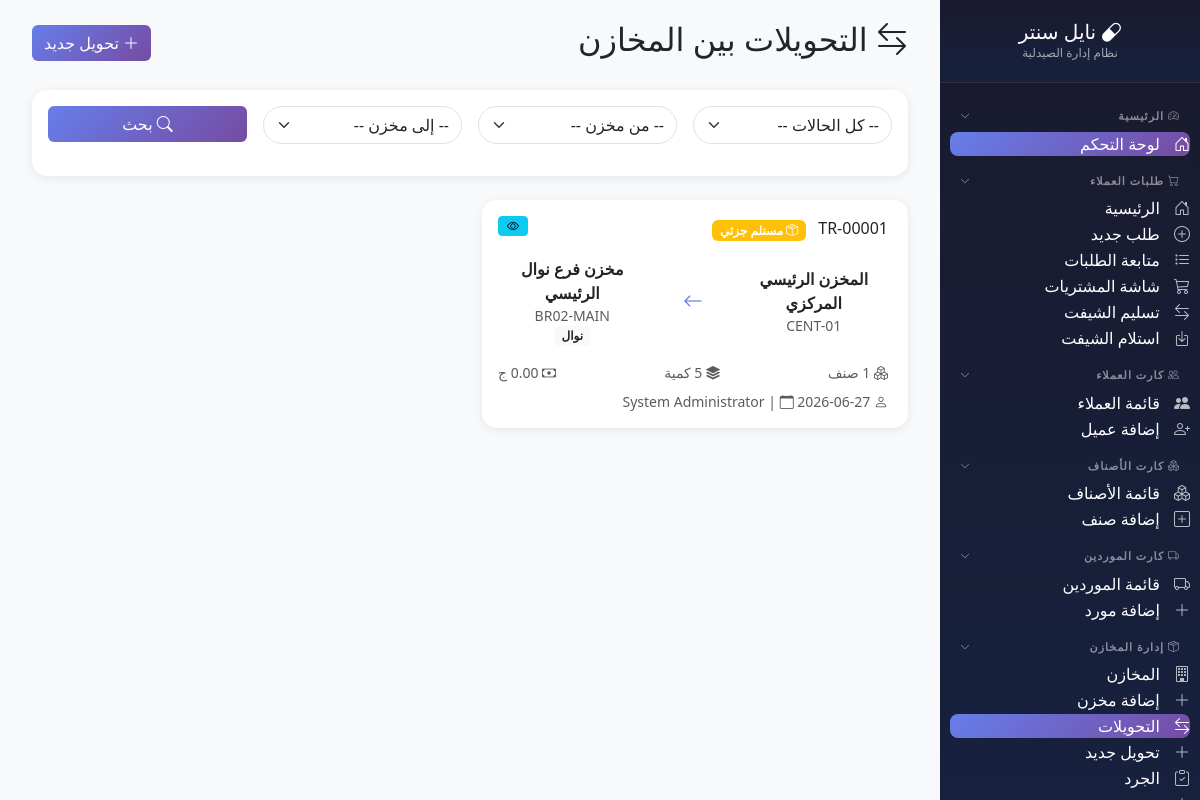
The app's page /modules/inventory/transfers/index.php (signed in), older data.
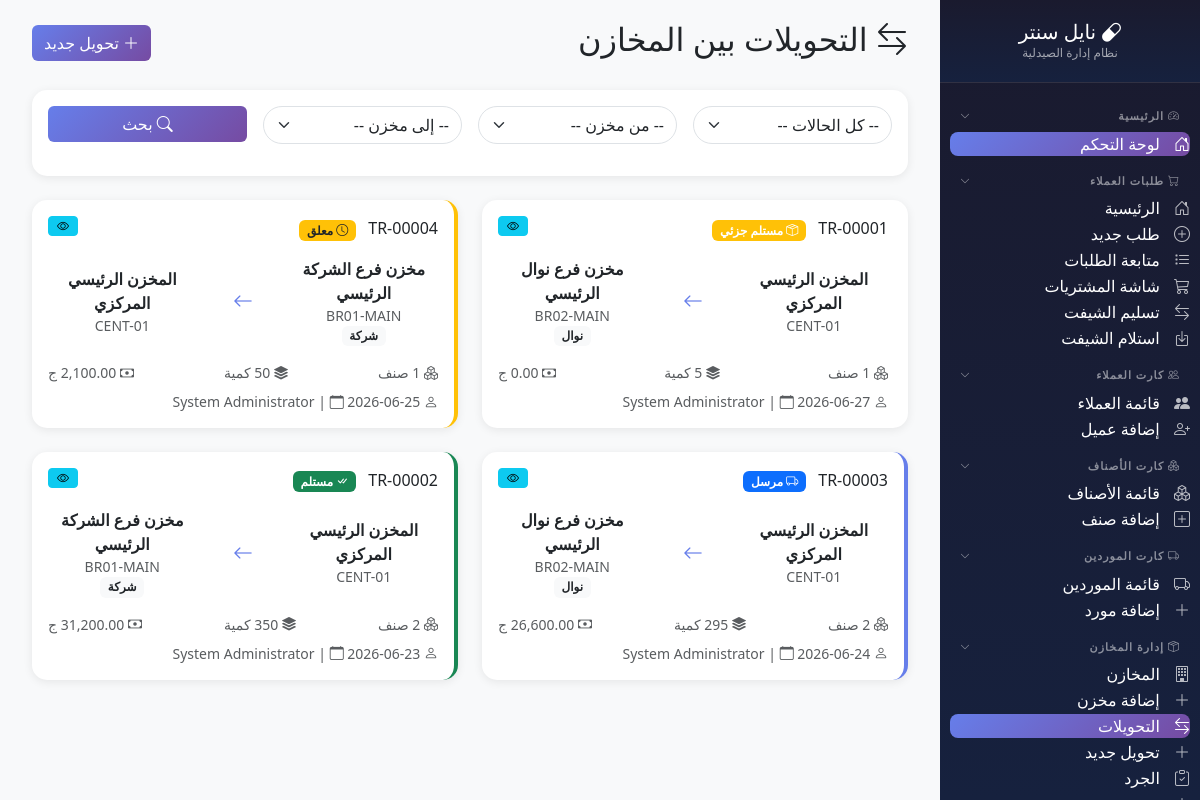
The same page, newer data.
### tables this page shows
CREATE TABLE `inventory_transfers` (
  `id` int(11) NOT NULL,
  `transfer_code` varchar(20) NOT NULL,
  `from_store_id` int(11) NOT NULL,
  `to_store_id` int(11) NOT NULL,
  `from_branch_id` int(11) DEFAULT NULL,
  `to_branch_id` int(11) DEFAULT NULL,
  `transfer_type` enum('internal','branch_to_branch','central_to_branch','branch_to_central') NOT NULL,
  `status` enum('draft','pending','approved','shipped','partial_received','received','rejected','cancelled') DEFAULT 'draft',
  `total_items` int(11) DEFAULT 0,
  `total_quantity` decimal(12,3) DEFAULT 0.000,
  `total_cost` decimal(12,2) DEFAULT 0.00,
  `total_sell` decimal(12,2) DEFAULT 0.00,
  `notes` text DEFAULT NULL,
  `requested_by` int(11) DEFAULT NULL,
  `approved_by` int(11) DEFAULT NULL,
  `shipped_by` int(11) DEFAULT NULL,
  `received_by` int(11) DEFAULT NULL,
  `requested_at` datetime DEFAULT NULL,
  `approved_at` datetime DEFAULT NULL,
  `shipped_at` datetime DEFAULT NULL,
  `received_at` datetime DEFAULT NULL,
  `created_at` timestamp NOT NULL DEFAULT current_timestamp()
);

CREATE TABLE `stores` (
  `id` int(11) NOT NULL,
  `store_code` varchar(20) NOT NULL,
  `store_name` varchar(100) NOT NULL,
  `store_type` enum('central_main','branch_main','sub_store','pharmacy','warehouse','damaged','expired','returned') DEFAULT 'sub_store',
  `branch_id` int(11) DEFAULT NULL,
  `parent_store_id` int(11) DEFAULT NULL,
  `is_main` tinyint(1) DEFAULT 0,
  `is_active` tinyint(1) DEFAULT 1,
  `notes` text DEFAULT NULL,
  `created_by` int(11) DEFAULT NULL,
  `created_at` timestamp NOT NULL DEFAULT current_timestamp(),
  `updated_at` timestamp NOT NULL DEFAULT current_timestamp() ON UPDATE current_timestamp()
);

CREATE TABLE `branches` (
  `id` int(11) NOT NULL,
  `branch_code` varchar(20) NOT NULL,
  `branch_name` varchar(100) NOT NULL,
  `address` varchar(200) DEFAULT NULL,
  `phone` varchar(20) DEFAULT NULL,
  `is_active` tinyint(1) DEFAULT 1,
  `created_at` timestamp NOT NULL DEFAULT current_timestamp()
);

CREATE TABLE `users` (
  `id` int(11) NOT NULL,
  `username` varchar(50) NOT NULL,
  `password` varchar(255) NOT NULL,
  `full_name` varchar(100) NOT NULL,
  `role` enum('admin','pharmacist','purchaser','cashier') DEFAULT 'pharmacist',
  `branch_code` varchar(20) DEFAULT NULL,
  `phone` varchar(20) DEFAULT NULL,
  `is_active` tinyint(1) DEFAULT 1,
  `last_login` datetime DEFAULT NULL,
  `created_at` timestamp NOT NULL DEFAULT current_timestamp(),
  `updated_at` timestamp NOT NULL DEFAULT current_timestamp() ON UPDATE current_timestamp()
);

### modules/inventory/transfers/index.php (the view, shortened to what the changed rows need)
<?php
$db = getDB();
$page_title = 'التحويلات بين المخازن';
$page = max(1, intval($_GET['page'] ?? 1));
$per_page = 20;
$offset = ($page - 1) * $per_page;
$where = "WHERE 1=1";
$params = [];
$sql = "SELECT
    t.*,
    fs.store_name as from_store_name, fs.store_code as from_store_code,
    ts.store_name as to_store_name, ts.store_code as to_store_code,
    fb.branch_name as from_branch_name,
    tb.branch_name as to_branch_name,
    u1.full_name as requested_by_name,
    u2.full_name as approved_by_name
FROM inventory_transfers t
LEFT JOIN stores fs ON t.from_store_id = fs.id
LEFT JOIN stores ts ON t.to_store_id = ts.id
LEFT JOIN branches fb ON t.from_branch_id = fb.id
LEFT JOIN branches tb ON t.to_branch_id = tb.id
LEFT JOIN users u1 ON t.requested_by = u1.id
LEFT JOIN users u2 ON t.approved_by = u2.id
{$where}
ORDER BY t.created_at DESC
LIMIT {$per_page} OFFSET {$offset}";
$stmt = $db->prepare($sql);
$stmt->execute($params);
$transfers = $stmt->fetchAll();
$status_labels = [
    'draft' => ['مسودة', 'bg-secondary', 'bi-pencil'],
    'pending' => ['معلق', 'bg-warning text-dark', 'bi-clock'],
    'approved' => ['معتمد', 'bg-info', 'bi-check-circle'],
    'shipped' => ['مرسل', 'bg-primary', 'bi-truck'],
    'partial_received' => ['مستلم جزئي', 'bg-warning', 'bi-box-seam'],
    'received' => ['مستلم', 'bg-success', 'bi-check-all'],
    'rejected' => ['مرفوض', 'bg-danger', 'bi-x-circle'],
    'cancelled' => ['ملغي', 'bg-dark', 'bi-x-octagon']
];
?>
<!DOCTYPE html>
<html lang="ar" dir="rtl">
<head>
    <link href="https://cdn.jsdelivr.net/npm/bootstrap@5.3.2/dist/css/bootstrap.rtl.min.css" rel="stylesheet">
    <link href="https://cdn.jsdelivr.net/npm/bootstrap-icons@1.11.1/font/bootstrap-icons.css" rel="stylesheet">
</head>
<body>
    <div class="main-content">
        <div class="container-fluid">
            <div class="d-flex justify-content-between align-items-center mb-4">
                <h2><i class="bi bi-arrow-left-right"></i> <?= $page_title ?></h2>
            </div>
            <div class="row">
                <?php foreach ($transfers as $transfer): ?>
                <?php $status_info = $status_labels[$transfer['status']] ?? ['غير معروف', 'bg-secondary', 'bi-question']; ?>
                <div class="col-md-6 mb-4">
                    <div class="card transfer-card status-<?= $transfer['status'] ?>">
                        <div class="card-body">
                            <div class="d-flex justify-content-between align-items-start mb-3">
                                <div>
                                    <span class="store-code"><?= htmlspecialchars($transfer['transfer_code']) ?></span>
                                    <span class="badge <?= $status_info[1] ?> ms-2">
                                        <i class="bi <?= $status_info[2] ?>"></i> <?= $status_info[0] ?>
                                    </span>
                                </div>
                                <div class="action-btns">
                                    <a href="view.php?id=<?= $transfer['id'] ?>" class="btn btn-sm btn-info" title="عرض">
                                        <i class="bi bi-eye"></i>
                                    </a>
                                </div>
                            </div>
                            <div class="row align-items-center mb-3">
                                <div class="col-5 text-center">
                                    <div class="fw-bold"><?= htmlspecialchars($transfer['from_store_name'] ?? 'غير معروف') ?></div>
                                    <small class="text-muted"><?= htmlspecialchars($transfer['from_store_code'] ?? '') ?></small>
                                    <?php if ($transfer['from_branch_name']): ?>
                                        <div><span class="badge bg-light text-dark"><?= htmlspecialchars($transfer['from_branch_name']) ?></span></div>
                                    <?php endif; ?>
                                </div>
                                <div class="col-2 text-center">
                                    <i class="bi bi-arrow-left store-arrow"></i>
                                </div>
                                <div class="col-5 text-center">
                                    <div class="fw-bold"><?= htmlspecialchars($transfer['to_store_name'] ?? 'غير معروف') ?></div>
                                    <small class="text-muted"><?= htmlspecialchars($transfer['to_store_code'] ?? '') ?></small>
                                    <?php if ($transfer['to_branch_name']): ?>
                                        <div><span class="badge bg-light text-dark"><?= htmlspecialchars($transfer['to_branch_name']) ?></span></div>
                                    <?php endif; ?>
                                </div>
                            </div>
                            <div class="d-flex justify-content-between text-muted small">
                                <span><i class="bi bi-boxes"></i> <?= $transfer['total_items'] ?> صنف</span>
                                <span><i class="bi bi-stack"></i> <?= number_format($transfer['total_quantity'], 0) ?> كمية</span>
                                <span><i class="bi bi-cash"></i> <?= number_format($transfer['total_cost'], 2) ?> ج</span>
                            </div>
                            <div class="mt-2 text-muted small">
                                <i class="bi bi-person"></i> <?= htmlspecialchars($transfer['requested_by_name'] ?? 'غير معروف') ?> |
                                <i class="bi bi-calendar"></i> <?= date('Y-m-d', strtotime($transfer['created_at'])) ?>
                            </div>
                        </div>
                    </div>
                </div>
                <?php endforeach; ?>
            </div>
        </div>
    </div>
</body>
</html>

Row changes from the older to the newer data that the page shows:
added inventory_transfers: transfer_code "TR-00004", status "معلق", from_store.store_name "مخزن فرع الشركة الرئيسي", from_store.store_code "BR01-MAIN", from_branch.branch_name "شركة", to_store.store_name "المخزن الرئيسي المركزي", to_store.store_code "CENT-01", total_quantity "50", users.full_name "System Administrator", created_at "2026-06-25"
added inventory_transfers: transfer_code "TR-00003", status "مرسل", from_store.store_name "المخزن الرئيسي المركزي", from_store.store_code "CENT-01", to_store.store_name "مخزن فرع نوال الرئيسي", to_store.store_code "BR02-MAIN", to_branch.branch_name "نوال", total_quantity "295", users.full_name "System Administrator", created_at "2026-06-24"
added inventory_transfers: transfer_code "TR-00002", status "مستلم", from_store.store_name "المخزن الرئيسي المركزي", from_store.store_code "CENT-01", to_store.store_name "مخزن فرع الشركة الرئيسي", to_store.store_code "BR01-MAIN", to_branch.branch_name "شركة", total_quantity "350", users.full_name "System Administrator", created_at "2026-06-23"
